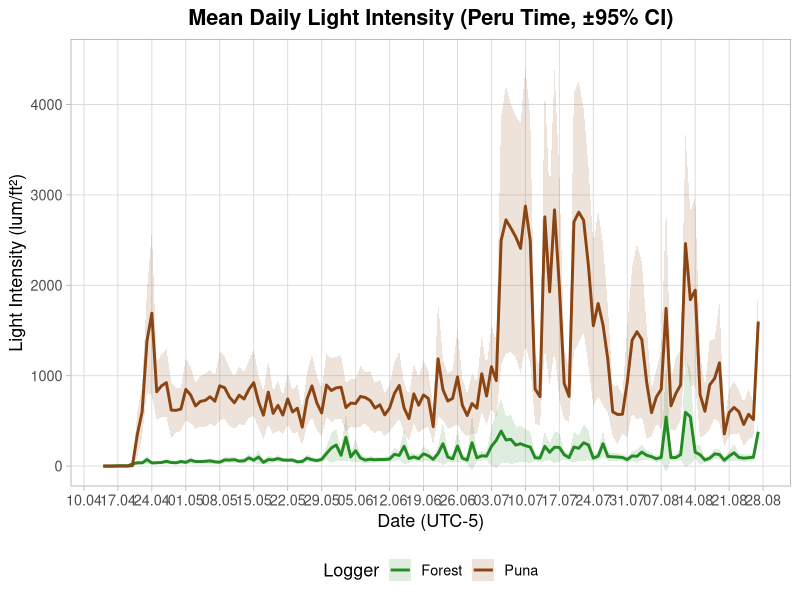
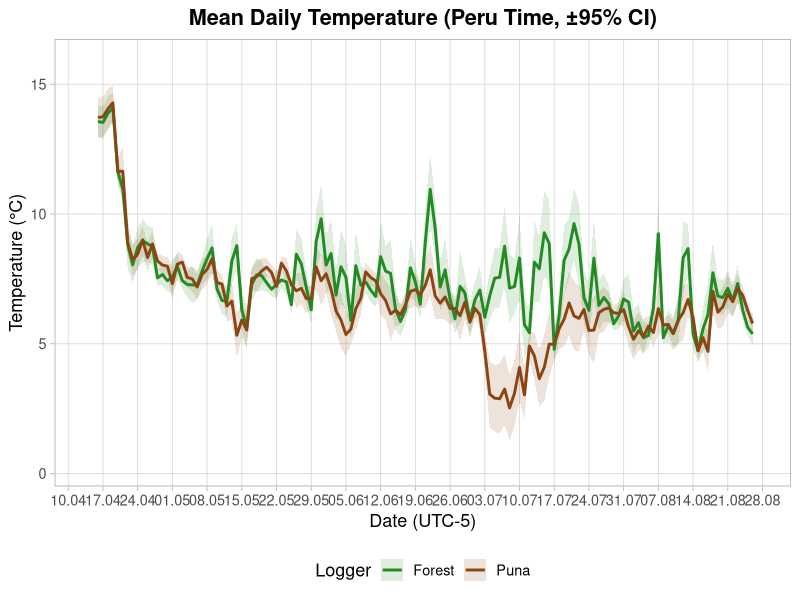
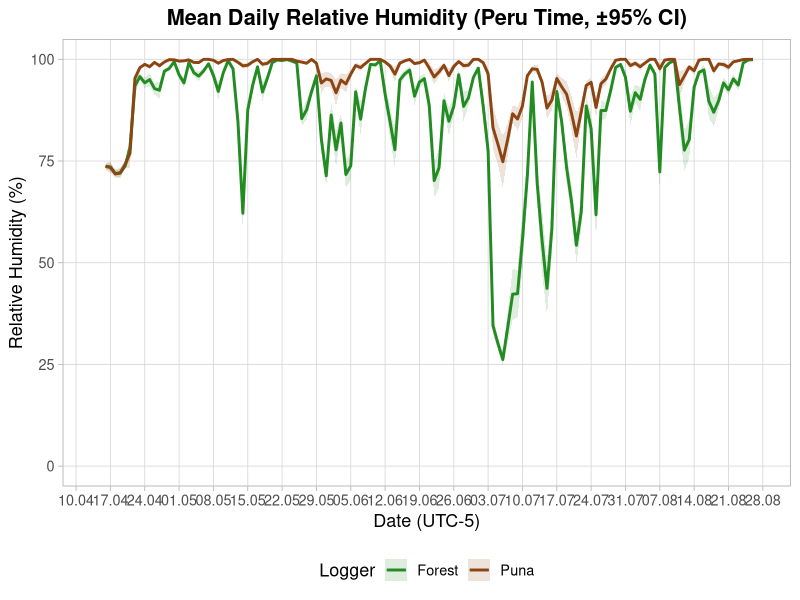

Write the R code that produced these figures, in order. (Note: this script raises an error after producing the figures.)
## ---- chunk 1
setwd("C:/Users/edith clemente arena/Desktop/EPIFITAS -GRADIENTE/treeline-epiphytes/treeline-epiphytes")
climadata <- read.csv("dataclima.csv", header = TRUE, sep = ";", stringsAsFactors = FALSE)
str(climadata)      # Estructura de la base de datos
head(climadata)
head(climadata$date_hour)
str(climadata$date_hour)
## ---- chunk 2
library(dplyr)
library(ggplot2)
library(lubridate)
library(tidyr)
library(patchwork)
# 1️⃣ Convertir la fecha-hora al formato correcto
climadata <- climadata %>%
  mutate(date_hour = as.POSIXct(date_hour, format = "%d/%m/%Y %H:%M", tz = "America/Lima"))
# 2️⃣ Reorganizar datos en formato largo (para ggplot)
clima_long <- climadata %>%
  select(date_hour, ilum_puna, ilum_forest) %>%
  pivot_longer(
    cols = c(ilum_puna, ilum_forest),
    names_to = "logger_id",
    values_to = "light_lum_ft2"
  ) %>%
  mutate(date = as.Date(date_hour))  # extraer solo la fecha
# 3️⃣ Calcular la media diaria ±95% CI por logger
daily_light <- clima_long %>%
  group_by(date, logger_id) %>%
  summarise(
    n_obs   = sum(!is.na(light_lum_ft2)),
    light_mean = mean(light_lum_ft2, na.rm = TRUE),
    light_sd   = sd(light_lum_ft2, na.rm = TRUE),
    se_l       = light_sd / sqrt(pmax(n_obs, 1)),
    tcrit      = qt(0.975, df = pmax(n_obs - 1, 1)),
    ci         = tcrit * se_l,
    .groups = "drop"
  )
# 4️⃣ Gráfico: Mean Daily Light Intensity (±95% CI)
ggplot(daily_light, aes(x = date, y = light_mean, color = logger_id, fill = logger_id)) +
  geom_ribbon(aes(ymin = light_mean - ci, ymax = light_mean + ci), alpha = 0.15, color = NA) +
  geom_line(linewidth = 1) +
  labs(
    title = "Mean Daily Light Intensity (Peru Time, ±95% CI)",
    x = "Date (UTC-5)",
    y = "Light Intensity (lum/ft²)",
    color = "Logger",
    fill  = "Logger"
  ) +
  scale_color_manual(values = c(
    "ilum_forest" = "#228B22",
    "ilum_puna"   = "#8B4513"
  ),
  labels = c("Forest", "Puna")) +
  scale_fill_manual(values = c(
    "ilum_forest" = "#228B22",
    "ilum_puna"   = "#8B4513"
  ),
  labels = c("Forest", "Puna")) +
  scale_x_date(date_breaks = "7 days", date_labels = "%d.%m") +
  coord_cartesian(ylim = c(0, 4500)) +                        # ajusta el rango según tus valores
  scale_y_continuous(breaks = seq(0, 9000, by = 1000)) +
  theme_light(base_size = 13) +
  theme(
    legend.position = "bottom",
    panel.grid.major = element_line(color = "grey85", linewidth = 0.3),
    panel.grid.minor = element_blank(),
    plot.title = element_text(face = "bold", hjust = 0.5)
  )
## ---- chunk 3
library(dplyr)
library(ggplot2)
library(lubridate)
library(tidyr)
# 1️⃣ Convertir la fecha-hora al formato correcto
climadata <- climadata %>%
  mutate(date_hour = as.POSIXct(date_hour, format = "%d/%m/%Y %H:%M", tz = "America/Lima"))
# 2️⃣ Reorganizar datos en formato largo
temp_long <- climadata %>%
  select(date_hour, temp_puna, temp_forest) %>%
  pivot_longer(
    cols = c(temp_puna, temp_forest),
    names_to = "logger_id",
    values_to = "temperature"
  ) %>%
  mutate(date = as.Date(date_hour))
# 3️⃣ Calcular la media diaria ±95% CI por logger
daily_temp <- temp_long %>%
  group_by(date, logger_id) %>%
  summarise(
    n_obs   = sum(!is.na(temperature)),
    temp_mean = mean(temperature, na.rm = TRUE),
    temp_sd   = sd(temperature, na.rm = TRUE),
    se_t      = temp_sd / sqrt(pmax(n_obs, 1)),
    tcrit     = qt(0.975, df = pmax(n_obs - 1, 1)),
    ci        = tcrit * se_t,
    .groups = "drop"
  )
# 4️⃣ Gráfico: Mean Daily Temperature (±95% CI)
ggplot(daily_temp, aes(x = date, y = temp_mean, color = logger_id, fill = logger_id)) +
  geom_ribbon(aes(ymin = temp_mean - ci, ymax = temp_mean + ci), alpha = 0.15, color = NA) +
  geom_line(linewidth = 1) +
  labs(
    title = "Mean Daily Temperature (Peru Time, ±95% CI)",
    x = "Date (UTC-5)",
    y = "Temperature (°C)",
    color = "Logger",
    fill  = "Logger"
  ) +
  scale_color_manual(values = c(
    "temp_forest" = "#228B22",  # verde
    "temp_puna"   = "#8B4513"   # marrón
  ),
  labels = c("Forest", "Puna")) +
  scale_fill_manual(values = c(
    "temp_forest" = "#228B22",
    "temp_puna"   = "#8B4513"
  ),
  labels = c("Forest", "Puna")) +
  scale_x_date(date_breaks = "7 days", date_labels = "%d.%m") +
  coord_cartesian(ylim = c(min(daily_temp$temp_mean - daily_temp$ci, na.rm = TRUE) - 1,
                           max(daily_temp$temp_mean + daily_temp$ci, na.rm = TRUE) + 1)) +
  theme_light(base_size = 13) +
  theme(
    legend.position = "bottom",
    panel.grid.major = element_line(color = "grey85", linewidth = 0.3),
    panel.grid.minor = element_blank(),
    plot.title = element_text(face = "bold", hjust = 0.5)
  )
## ---- chunk 4
library(dplyr)
library(ggplot2)
library(lubridate)
library(tidyr)
# 1️⃣ Convertir fecha y hora
climadata <- climadata %>%
  mutate(date_hour = as.POSIXct(date_hour, format = "%d/%m/%Y %H:%M", tz = "America/Lima"))
# 2️⃣ Reorganizar datos (formato largo)
hr_long <- climadata %>%
  select(date_hour, hr_puna, hr_forest) %>%
  pivot_longer(
    cols = c(hr_puna, hr_forest),
    names_to = "logger_id",
    values_to = "humidity"
  ) %>%
  mutate(date = as.Date(date_hour))
# 3️⃣ Calcular media diaria ±95% CI por logger
daily_hr <- hr_long %>%
  group_by(date, logger_id) %>%
  summarise(
    n_obs   = sum(!is.na(humidity)),
    hr_mean = mean(humidity, na.rm = TRUE),
    hr_sd   = sd(humidity, na.rm = TRUE),
    se_h    = hr_sd / sqrt(pmax(n_obs, 1)),
    tcrit   = qt(0.975, df = pmax(n_obs - 1, 1)),
    ci      = tcrit * se_h,
    .groups = "drop"
  )
# 4️⃣ Gráfico: Mean Daily Relative Humidity (±95% CI)
ggplot(daily_hr, aes(x = date, y = hr_mean, color = logger_id, fill = logger_id)) +
  geom_ribbon(aes(ymin = hr_mean - ci, ymax = hr_mean + ci), alpha = 0.15, color = NA) +
  geom_line(linewidth = 1) +
  labs(
    title = "Mean Daily Relative Humidity (Peru Time, ±95% CI)",
    x = "Date (UTC-5)",
    y = "Relative Humidity (%)",
    color = "Logger",
    fill  = "Logger"
  ) +
  scale_color_manual(values = c(
    "hr_forest" = "#228B22",  # verde bosque
    "hr_puna"   = "#8B4513"   # marrón puna
  ),
  labels = c("Forest", "Puna")) +
  scale_fill_manual(values = c(
    "hr_forest" = "#228B22",
    "hr_puna"   = "#8B4513"
  ),
  labels = c("Forest", "Puna")) +
  scale_x_date(date_breaks = "7 days", date_labels = "%d.%m") +
  coord_cartesian(ylim = c(0, 100)) +  # HR va de 0–100%
  theme_light(base_size = 13) +
  theme(
    legend.position = "bottom",
    panel.grid.major = element_line(color = "grey85", linewidth = 0.3),
    panel.grid.minor = element_blank(),
    plot.title = element_text(face = "bold", hjust = 0.5)
  )
## ---- chunk 5
# 🔧 Tema compacto
tema_compacto <- theme_light(base_size = 8) +  # tamaño base más pequeño
  theme(
    axis.text = element_text(size = 6),
    axis.title = element_text(size = 7),
    strip.text = element_text(size = 7),
    legend.text = element_text(size = 6),
    legend.title = element_text(size = 7),
    plot.title = element_text(size = 8, face = "bold"),
    legend.position = "none"
  )
# 1️⃣ LUZ (ilum_puna / ilum_forest)
g_light <- ggplot(daily_light, aes(x = date, y = mean, color = logger_id, fill = logger_id)) +
  geom_ribbon(aes(ymin = mean - ci, ymax = mean + ci), alpha = 0.15, color = NA) +
  geom_line(linewidth = 0.7) +
  labs(y = "Light (lum/ft²)", x = NULL, title = "A) Light Intensity") +
  scale_color_manual(values = c("ilum_forest" = "#228B22", "ilum_puna" = "#8B4513"),
                     labels = c("Forest", "Puna")) +
  scale_fill_manual(values = c("ilum_forest" = "#228B22", "ilum_puna" = "#8B4513"),
                    labels = c("Forest", "Puna")) +
  tema_compacto
# 2️⃣ TEMPERATURA
g_temp <- ggplot(daily_temp, aes(x = date, y = mean, color = logger_id, fill = logger_id)) +
  geom_ribbon(aes(ymin = mean - ci, ymax = mean + ci), alpha = 0.15, color = NA) +
  geom_line(linewidth = 0.7) +
  labs(y = "Temperature (°C)", x = NULL, title = "B) Temperature") +
  scale_color_manual(values = c("temp_forest" = "#228B22", "temp_puna" = "#8B4513"),
                     labels = c("Forest", "Puna")) +
  scale_fill_manual(values = c("temp_forest" = "#228B22", "temp_puna" = "#8B4513"),
                    labels = c("Forest", "Puna")) +
  tema_compacto
# 3️⃣ HUMEDAD RELATIVA
g_hr <- ggplot(daily_hr, aes(x = date, y = mean, color = logger_id, fill = logger_id)) +
  geom_ribbon(aes(ymin = mean - ci, ymax = mean + ci), alpha = 0.15, color = NA) +
  geom_line(linewidth = 0.7) +
  labs(y = "Relative Humidity (%)", x = "Date", title = "C) Relative Humidity") +
  scale_color_manual(values = c("hr_forest" = "#228B22", "hr_puna" = "#8B4513"),
                     labels = c("Forest", "Puna")) +
  scale_fill_manual(values = c("hr_forest" = "#228B22", "hr_puna" = "#8B4513"),
                    labels = c("Forest", "Puna")) +
  tema_compacto +
  theme(legend.position = "bottom")
# 4️⃣ COMBINAR LOS GRÁFICOS
(g_light / g_temp / g_hr) +
  plot_layout(heights = c(1, 1, 1)) +
  plot_annotation(
    title = "Daily Environmental Conditions (Puna vs Forest, ±95% CI)",
    theme = theme(plot.title = element_text(hjust = 0.5, face = "bold", size = 9))
  )
